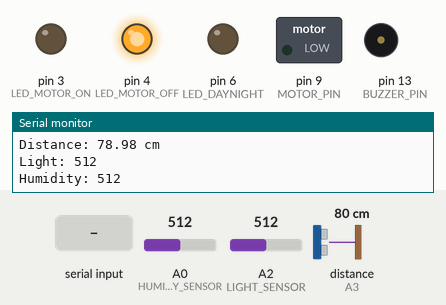
This sketch was run on a simulated Arduino Leonardo, built with avr-gcc and run on an emulated ATmega32U4. Parts: switched loads named in the sketch (green lamp = pin HIGH), output pins drawn as LEDs (lit = HIGH), buzzer (waves = sounding), the last lines printed to the serial monitor. Wiring (inferred from the names in the program): ultrasonic range finder: trigger A3; echo A3. Inputs (shaded band) come from the test bench; at power-on: distance to the obstacle (sensor on A3) 80 cm, A2 (LIGHT_SENSOR) = 512, A0 (HUMIDITY_SENSOR) = 512. The echo pulse lasts 58.3 µs per cm; random numbers use the default seed unless the sketch sets one.

Above: at 1.2 s.
1.3 s: distance to the obstacle (sensor on A3) set to 53 cm
2.8 s: distance to the obstacle (sensor on A3) set to 48 cm
At 3.2 s:
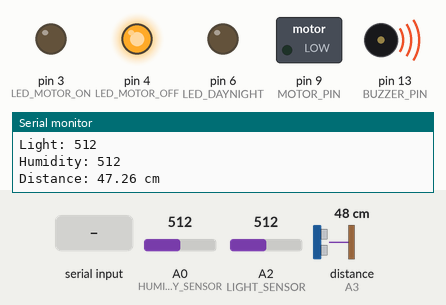
5.8 s: "1" received over the second serial link
At 6.9 s:
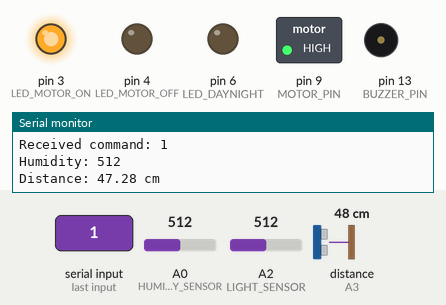
8.8 s: A2 (LIGHT_SENSOR) set to 589
11.8 s: A2 (LIGHT_SENSOR) set to 606
At 13.1 s:
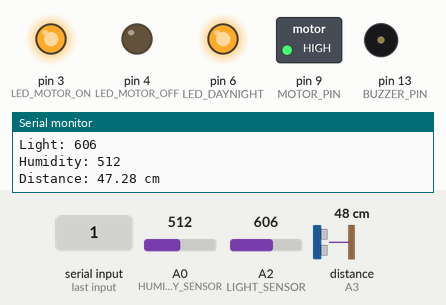
14.8 s: "2" received over the second serial link
At 16.4 s:
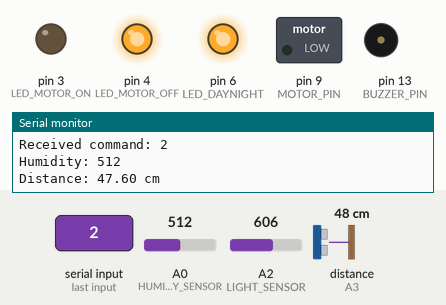
Timing chart, 0 to 18.8 s (numbered marks = the images above; inputs shaded):
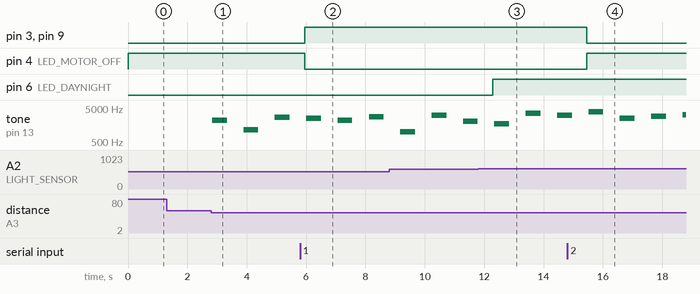

Measured:
- the behaviour switches between 51 and 50 cm on distance to the obstacle (sensor on A3) (found by bisection; images 0 and 1)
- the behaviour switches between 599 and 600 on A2 (LIGHT_SENSOR) (found by bisection; images 2 and 3)
- after the input at 2.8 s, tone on pin 13 (BUZZER_PIN): plays 2184 Hz for 0.50 s, 1139 Hz for 0.50 s, 2634 Hz for 0.50 s, starting at once
- after the input at 5.8 s, pin 3 (LED_MOTOR_ON), pin 9 (MOTOR_PIN): LOW → HIGH after 0.15 s; pin 4 (LED_MOTOR_OFF): HIGH → LOW after 0.15 s
- after the input at 11.8 s, pin 6 (LED_DAYNIGHT): LOW → HIGH after 0.49 s
- after the input at 14.8 s, pin 3 (LED_MOTOR_ON), pin 9 (MOTOR_PIN): HIGH → LOW after 0.66 s; pin 4 (LED_MOTOR_OFF): LOW → HIGH after 0.66 s

The sketch:

Water-System.ino
```cpp
#define HUMIDITY_SENSOR A0
#define LIGHT_SENSOR A2       // LDR connected to A2
#define ULTRASONIC_PIN A3     // Grove ultrasonic sensor connected to A3

#define MOTOR_PIN 9
#define LED_MOTOR_ON 3
#define LED_MOTOR_OFF 4

#define BUZZER_PIN 13
#define LED_DAYNIGHT 6        // LED ON when bright (inverted logic)

int humidityThresholdLow = 200;
int humidityThresholdHigh = 400;
int lightThreshold = 600;

bool motorOverride = false;
bool motorState = false;

bool lightOverride = false;
bool lightState = false;

bool buzzerOverride = false;
bool buzzerState = false;

unsigned long lastSendTime = 0;
const unsigned long sendInterval = 1000;  // Send data every 1 second

void setup() {
    pinMode(HUMIDITY_SENSOR, INPUT);
    pinMode(LIGHT_SENSOR, INPUT);

    pinMode(MOTOR_PIN, OUTPUT);
    pinMode(LED_MOTOR_ON, OUTPUT);
    pinMode(LED_MOTOR_OFF, OUTPUT);

    pinMode(BUZZER_PIN, OUTPUT);
    pinMode(LED_DAYNIGHT, OUTPUT);

    Serial.begin(9600);   // USB serial monitor
        Serial1.begin(9600);  // HC-05 serial communication
    randomSeed(analogRead(0));  // Random seed for buzzer tones

    Serial.println("System ready.");
}

void loop() {
    // --- Bluetooth Command Handling ---
    if (Serial1.available()) {
        char cmd = Serial1.read();

        Serial.print("Received command: ");
        Serial.println(cmd);

        switch (cmd) {
            case '1': motorOverride = true;  motorState = true;  break;
            case '2': motorOverride = true;  motorState = false; break;
            case '3': motorOverride = false; break;

            case '4': lightOverride = true;  lightState = true;  break;
            case '5': lightOverride = true;  lightState = false; break;
            case '6': lightOverride = false; break;

            case '7': buzzerOverride = true;  buzzerState = true;  break;
            case '8': buzzerOverride = true;  buzzerState = false; break;
            case '9': buzzerOverride = false; break;
        }
    }

    // --- Humidity Reading and Motor Control ---
    int humidityValue = analogRead(HUMIDITY_SENSOR);
    Serial.print("Humidity: ");
    Serial.println(humidityValue);

    if (motorOverride) {
        digitalWrite(MOTOR_PIN, motorState ? HIGH : LOW);
        digitalWrite(LED_MOTOR_ON, motorState ? HIGH : LOW);
        digitalWrite(LED_MOTOR_OFF, motorState ? LOW : HIGH);
    } else {
        if (humidityValue < humidityThresholdLow) {
            digitalWrite(MOTOR_PIN, HIGH);
            digitalWrite(LED_MOTOR_ON, HIGH);
            digitalWrite(LED_MOTOR_OFF, LOW);
        } else {
            digitalWrite(MOTOR_PIN, LOW);
            digitalWrite(LED_MOTOR_ON, LOW);
            digitalWrite(LED_MOTOR_OFF, HIGH);
        }
    }

    delay(50);

    // --- Ultrasonic Sensor (Grove, A3) ---
    pinMode(ULTRASONIC_PIN, OUTPUT);
    digitalWrite(ULTRASONIC_PIN, LOW);
    delayMicroseconds(2);
    digitalWrite(ULTRASONIC_PIN, HIGH);
    delayMicroseconds(10);
    digitalWrite(ULTRASONIC_PIN, LOW);

    pinMode(ULTRASONIC_PIN, INPUT);
    long duration = pulseIn(ULTRASONIC_PIN, HIGH, 30000);
    float distance = duration * 0.017;  // Speed of sound (cm/us) / 2

    Serial.print("Distance: ");
    Serial.print(distance);
    Serial.println(" cm");

    // --- Buzzer Control ---
    if (buzzerOverride) {
        if (buzzerState) {
            tone(BUZZER_PIN, 2000); // buzzer ON manual
        } else {
            noTone(BUZZER_PIN);
        }
    } else {
        if (distance > 0 && distance < 50) {
            int frequency = random(1000, 4000);
            tone(BUZZER_PIN, frequency);
            delay(500);
            noTone(BUZZER_PIN);
            delay(500);
        } else {
            noTone(BUZZER_PIN);
        }
    }

    // --- Light Sensor and Day/Night LED ---
    int lightValue = analogRead(LIGHT_SENSOR);
    Serial.print("Light: ");
    Serial.println(lightValue);

    if (lightOverride) {
        digitalWrite(LED_DAYNIGHT, lightState ? HIGH : LOW);
    } else {
        if (lightValue >= lightThreshold) {
            digitalWrite(LED_DAYNIGHT, HIGH);  // BRIGHT
        } else {
            digitalWrite(LED_DAYNIGHT, LOW);   // DARK
        }
    }

    // --- Send data via Bluetooth every second ---
    if (millis() - lastSendTime >= sendInterval) {
        lastSendTime = millis();
        Serial1.print("H:");
        Serial1.print(humidityValue);
        Serial1.print(" L:");
        Serial1.print(lightValue);
        Serial1.print(" D:");
        Serial1.print(distance);
        Serial1.println("cm");
    }
}
```
